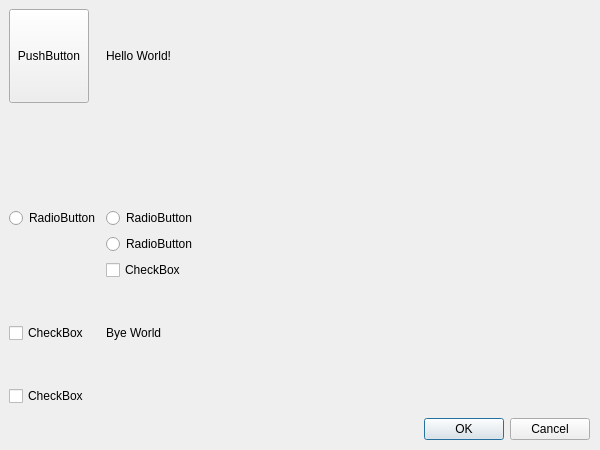
<?xml version="1.0" encoding="UTF-8"?>
<ui version="4.0">
 <class>FireClassDialogBase</class>
 <widget class="QDialog" name="FireClassDialogBase">
  <property name="geometry">
   <rect>
    <x>0</x>
    <y>0</y>
    <width>600</width>
    <height>450</height>
   </rect>
  </property>
  <property name="sizePolicy">
   <sizepolicy hsizetype="MinimumExpanding" vsizetype="MinimumExpanding">
    <horstretch>0</horstretch>
    <verstretch>0</verstretch>
   </sizepolicy>
  </property>
  <property name="windowTitle">
   <string>FireName</string>
  </property>
  <widget class="QWidget" name="formLayoutWidget">
   <property name="geometry">
    <rect>
     <x>9</x>
     <y>9</y>
     <width>581</width>
     <height>431</height>
    </rect>
   </property>
   <layout class="QFormLayout" name="formLayout">
    <property name="sizeConstraint">
     <enum>QLayout::SetDefaultConstraint</enum>
    </property>
    <item row="0" column="0">
     <widget class="QPushButton" name="pushButton">
      <property name="sizePolicy">
       <sizepolicy hsizetype="Expanding" vsizetype="Expanding">
        <horstretch>0</horstretch>
        <verstretch>0</verstretch>
       </sizepolicy>
      </property>
      <property name="text">
       <string>PushButton</string>
      </property>
     </widget>
    </item>
    <item row="0" column="1">
     <widget class="QLabel" name="label_1">
      <property name="sizePolicy">
       <sizepolicy hsizetype="Expanding" vsizetype="Expanding">
        <horstretch>0</horstretch>
        <verstretch>0</verstretch>
       </sizepolicy>
      </property>
      <property name="text">
       <string>Hello World!</string>
      </property>
     </widget>
    </item>
    <item row="1" column="0" colspan="2">
     <widget class="QgsFileWidget" name="mQgsFileWidget_1">
      <property name="sizePolicy">
       <sizepolicy hsizetype="Expanding" vsizetype="Expanding">
        <horstretch>0</horstretch>
        <verstretch>0</verstretch>
       </sizepolicy>
      </property>
     </widget>
    </item>
    <item row="5" column="0">
     <widget class="QCheckBox" name="checkBox">
      <property name="sizePolicy">
       <sizepolicy hsizetype="Expanding" vsizetype="Expanding">
        <horstretch>0</horstretch>
        <verstretch>0</verstretch>
       </sizepolicy>
      </property>
      <property name="text">
       <string>CheckBox</string>
      </property>
     </widget>
    </item>
    <item row="5" column="1">
     <widget class="QLabel" name="label_2">
      <property name="sizePolicy">
       <sizepolicy hsizetype="Expanding" vsizetype="Expanding">
        <horstretch>0</horstretch>
        <verstretch>0</verstretch>
       </sizepolicy>
      </property>
      <property name="text">
       <string>Bye World</string>
      </property>
     </widget>
    </item>
    <item row="7" column="0" colspan="2">
     <widget class="QgsFileWidget" name="mQgsFileWidget_2">
      <property name="sizePolicy">
       <sizepolicy hsizetype="MinimumExpanding" vsizetype="Fixed">
        <horstretch>1</horstretch>
        <verstretch>1</verstretch>
       </sizepolicy>
      </property>
     </widget>
    </item>
    <item row="8" column="1">
     <widget class="QDialogButtonBox" name="button_box">
      <property name="orientation">
       <enum>Qt::Horizontal</enum>
      </property>
      <property name="standardButtons">
       <set>QDialogButtonBox::Cancel|QDialogButtonBox::Ok</set>
      </property>
     </widget>
    </item>
    <item row="3" column="1">
     <widget class="QRadioButton" name="radioButtonC1">
      <property name="text">
       <string>RadioButton</string>
      </property>
     </widget>
    </item>
    <item row="2" column="1">
     <widget class="QRadioButton" name="radioButtonC2">
      <property name="text">
       <string>RadioButton</string>
      </property>
     </widget>
    </item>
    <item row="2" column="0">
     <widget class="QRadioButton" name="radioButtonR">
      <property name="text">
       <string>RadioButton</string>
      </property>
     </widget>
    </item>
    <item row="6" column="0">
     <widget class="QCheckBox" name="checkBox_2">
      <property name="text">
       <string>CheckBox</string>
      </property>
     </widget>
    </item>
    <item row="4" column="1">
     <widget class="QCheckBox" name="checkBox_3">
      <property name="text">
       <string>CheckBox</string>
      </property>
     </widget>
    </item>
   </layout>
  </widget>
 </widget>
 <customwidgets>
  <customwidget>
   <class>QgsFileWidget</class>
   <extends>QWidget</extends>
   <header>qgsfilewidget.h</header>
  </customwidget>
 </customwidgets>
 <resources/>
 <connections>
  <connection>
   <sender>button_box</sender>
   <signal>accepted()</signal>
   <receiver>FireClassDialogBase</receiver>
   <slot>accept()</slot>
   <hints>
    <hint type="sourcelabel">
     <x>20</x>
     <y>20</y>
    </hint>
    <hint type="destinationlabel">
     <x>20</x>
     <y>20</y>
    </hint>
   </hints>
  </connection>
  <connection>
   <sender>button_box</sender>
   <signal>rejected()</signal>
   <receiver>FireClassDialogBase</receiver>
   <slot>reject()</slot>
   <hints>
    <hint type="sourcelabel">
     <x>20</x>
     <y>20</y>
    </hint>
    <hint type="destinationlabel">
     <x>20</x>
     <y>20</y>
    </hint>
   </hints>
  </connection>
  <connection>
   <sender>mQgsFileWidget_1</sender>
   <signal>fileChanged(QString)</signal>
   <receiver>FireClassDialogBase</receiver>
   <slot>update()</slot>
   <hints>
    <hint type="sourcelabel">
     <x>199</x>
     <y>65</y>
    </hint>
    <hint type="destinationlabel">
     <x>199</x>
     <y>149</y>
    </hint>
   </hints>
  </connection>
 </connections>
</ui>
